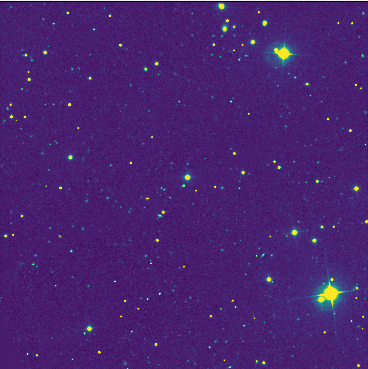
#> input picture stars.png, 368 x 369 px
$ python inaoe_pro3_python.py
#> lines starting #> are read from the running program, lines starting #| are printed output that depends on the picture; after the words box and inside, x2 and y2 are one past the last pixel; in counts of white or black regions, pixels touching at a corner belong together; long printed decimals are rounded
# -*- coding: utf-8 -*-
"""INAOE_Pro3_Python

Automatically generated by Colaboratory.

Original file is located at
    https://colab.research.google.com/drive/1UTQqJe2mRNAkfm2k8ick4XURhnvbPEzC

# Sección nueva
"""

import cv2
import numpy as np
import matplotlib.pyplot as plt

original = cv2.imread('stars.png')
#> original is the input picture: shape (369, 368, 3); mean B, G, R 112.5, 34.6, 72.4

# Obtener las dimensiones de la imagen
alto, ancho, canales = original.shape
#> alto = 369; ancho = 368; canales = 3

# Contar los píxeles totales
pixeles_totales = alto * ancho
#> pixeles_totales = 135792

azulClaro=np.array([270,10,20], dtype=np.uint8)
azulOscuro=np.array([310,255,255], dtype=np.uint8)

frameHSV=cv2.cvtColor(original, cv2.COLOR_BGR2HSV)
#> frameHSV: shape (369, 368, 3); mean H, S, V 132.7, 183.3, 114
mask=cv2.inRange(frameHSV, azulClaro, azulOscuro)
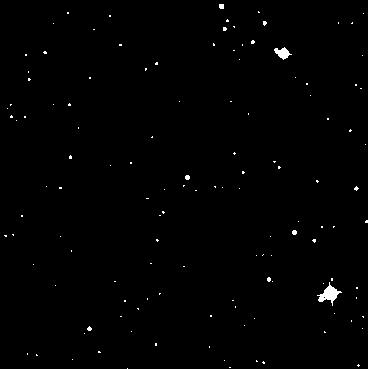
#> mask: shape (369, 368); 0.64% white; 127 white regions (122 under 20 px)
contornos,_=cv2.findContours(mask, cv2.RETR_EXTERNAL, cv2.CHAIN_APPROX_SIMPLE)
#> contornos = 127 contours, 125 with area under 20; largest, box (x1, y1, x2, y2) and area: (317, 282, 342, 306) 190, (274, 47, 292, 60) 100
        #cv2.findContours(imagen,modo,metodo[,contornos[,jerarquia[,OFFSET]]])
        #RETR_EXTERNAL:solo se queda con los contornos externos
        #CHAIN_APPROX_SIMPLE: encierra al contorno en torno en 4 puntos
        #la variable de contornos es vectorial

counter = 0
flujo = 0
for c in contornos:
    counter += 1
    area=cv2.contourArea(c)
    flujo += area
    if area > 3:
        xr,yr,w,h=cv2.boundingRect(c)
        cv2.rectangle(original,(xr,yr),(xr+w,yr+h),(255,0,0),3)
        (xc,yc),radio=cv2.minEnclosingCircle(c)
        #cv2.drawContours(imagen,contornos,contornoIdx,color[,grosor[,tipolinea[jerarquia[,nivelmax[,OFFSET]]]]])
        centro=(int(xc),int(yc))
        radio=int(radio)
        cv2.circle(original,centro,radio,(0,255,0),3)
#> this loop made 127 passes
#> (area, flujo, xr, yr, w, h, xc, yc) on passes 35, 110: (190, 215, 317, 282, 25, 24, 328.9, 294.3), (100, 431, 274, 47, 18, 13, 282.5, 51.5)
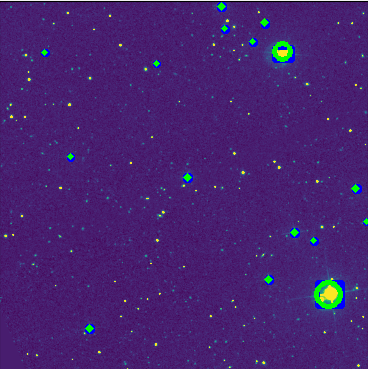
#> original: shape (369, 368, 3); 1.46% of pixels changed, all inside (x1, y1, x2, y2) = (41, 2, 368, 334)
#> after the loop, counter = 127; flujo = 481
        #M=moments()
        #xm,ym=,
        #centro=(int(xm),int(ym))


print(f"La cantidad de estrellas son: {counter}")
#| La cantidad de estrellas son: 127
print(f"El flujo total es de: {flujo}")
#| El flujo total es de: 481.0
#print(pixeles_totales)
print(f"El porcentaje de flujo es de: {(flujo/pixeles_totales)*100}")
#| El porcentaje de flujo es de: 0.3542


plt.imshow(mask)
plt.title('Mascara')
plt.show()

plt.imshow(original)
plt.title('Frame')
plt.show()

cv2.waitKey(0)

cv2.destroyAllWindows()
